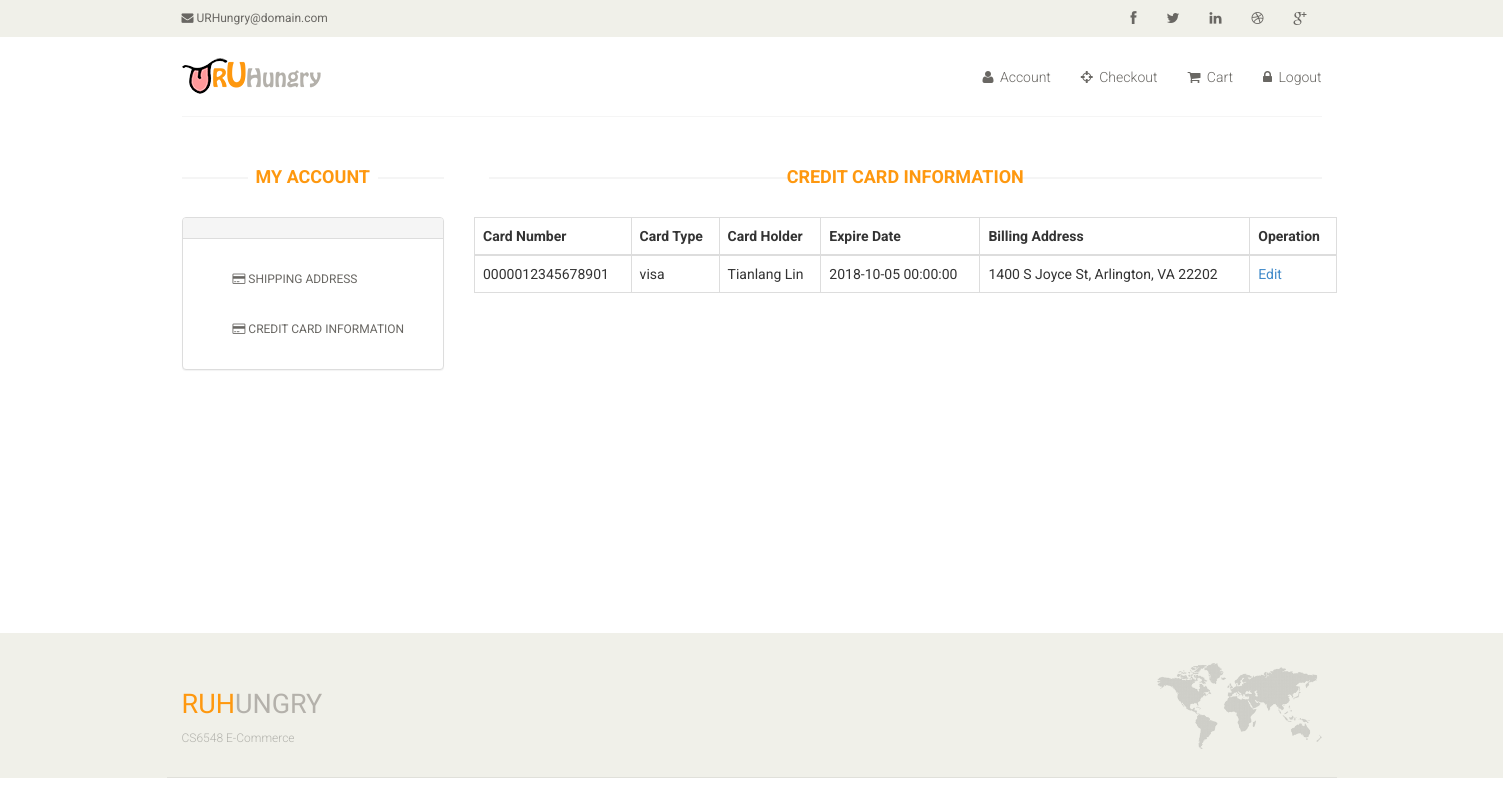
Page /profile_credit_card_info.php (signed in) on the committed database.
### tables this page shows
CREATE TABLE credit_card_hotlist (
  Hotlist_ID INT NOT NULL AUTO_INCREMENT,
  Username VARCHAR(50) NULL,
  Card_Account VARCHAR(50) NULL,
  Card_Type VARCHAR(15) NULL,
  Card_Holder VARCHAR(50) NULL,
  Card_Expire VARCHAR(50) NULL,
  Bill_Address VARCHAR(150) NULL,
  PRIMARY KEY (Hotlist_ID),
  FOREIGN key (Username) references customer_info (Username));

### profile_credit_card_info.php (the view, shortened to what this page needs)
<!DOCTYPE html>
<html lang="en">
<head>
    <link href="css/bootstrap.min.css" rel="stylesheet">
    <link href="css/font-awesome.min.css" rel="stylesheet">
    <link href="css/prettyPhoto.css" rel="stylesheet">
    <link href="css/price-range.css" rel="stylesheet">
    <link href="css/animate.css" rel="stylesheet">
	<link href="css/main.css" rel="stylesheet">
	<link href="css/responsive.css" rel="stylesheet">
</head>
<body>
	<header id="header">
		<div class="header_top">
			<div class="container">
				<div class="row">
					<div class="col-sm-6">
						<div class="contactinfo">
							<ul class="nav nav-pills">
								<li><a href="#"><i class="fa fa-envelope"></i> URHungry@domain.com</a></li>
							</ul>
						</div>
					</div>
					<div class="col-sm-6">
						<div class="social-icons pull-right">
							<ul class="nav navbar-nav">
								<li><a href="#"><i class="fa fa-facebook"></i></a></li>
								<li><a href="#"><i class="fa fa-twitter"></i></a></li>
								<li><a href="#"><i class="fa fa-linkedin"></i></a></li>
								<li><a href="#"><i class="fa fa-dribbble"></i></a></li>
								<li><a href="#"><i class="fa fa-google-plus"></i></a></li>
							</ul>
						</div>
					</div>
				</div>
			</div>
		</div>
		<div class="header-middle">
			<div class="container" >
				<div class="row" >
					<div class="col-sm-4">
						<div class="logo pull-left">
							<a href="index.php"><img src="images/home/mylogo.png" alt="" /></a>
						</div>
					</div>
					<div class="col-sm-8">
						<div class="shop-menu pull-right">
							<ul class="nav navbar-nav">
								<li><a href="#"><i class="fa fa-user"></i> Account</a></li>
								<li><a href="checkout.php"><i class="fa fa-crosshairs"></i> Checkout</a></li>
								<li><a href="cart_page.php"><i class="fa fa-shopping-cart"></i> Cart</a></li>
								<?php if($_SESSION["islogin"] == true) echo('<li><a href="logout.php"><i class="fa fa-lock"></i> Logout</a></li>');
									  else echo('<li><a href="login.php"><i class="fa fa-lock"></i> Login</a></li>');
								?>
							</ul>
						</div>
					</div>
				</div>
			</div>
		</div>
	</header>
	<section>
		<div class="container" style="padding-top:50px;">
			<div class="row">
				<div class="col-sm-3">
					<div class="left-sidebar">
						<h2>My Account</h2>
							<div class="panel panel-default">
								<div class="panel-heading">
								</div>
									<div class="panel-body">
										<ul class="nav navbar-nav">
											<li><a href="profile_shipping_addr.php"><i class="fa fa-credit-card"></i> Shipping Address</a></li>
											<li><a href="#"><i class="fa fa-credit-card"></i> Credit Card Information</a></li>
										</ul>
									</div>
							</div>
					</div>
				</div>
				<div class="col-sm-9 padding-right">
					<div class="shipping_address">
						<div class="shipping_address">
							<h2 class="title text-center">Credit Card Information</h2>
							<table class="table table-bordered">
							   <thead>
								  <tr>
									 <th>Card Number</th>
									 <th>Card Type</th>
									 <th>Card Holder</th>
									 <th>Expire Date</th>
									 <th>Billing Address</th>
									 <th>Operation</th>
								  </tr>
							   </thead>
							   <tbody>
								  <tr>
									 <?php
										$select = mysql_query("select * from credit_card_hotlist where Username = '".$_SESSION["username"]."'") or die(mysql_error());
										$info = mysql_fetch_array($select);
										echo('<td>'.$info['Card_Account'].'</td>');
										echo('<td>'.$info['Card_Type'].'</td>');
										echo('<td>'.$info['Card_Holder'].'</td>');
										echo('<td>'.$info['Card_Expire'].'</td>');
										echo('<td>'.$info['Bill_Address'].'</td>');
									 ?>
									 <td><a href="javascript:add_edit()">Edit</a></td>
								  </tr>
							   </tbody>
							</table>
							<div class="container" style="padding-top:50px; padding-bottom:270px;" id="div_blank">
							</div>
						</div>
				</div>
			</div>
		</div>
		</div>
	</section>
	<footer id="footer">
		<div class="footer-top">
			<div class="container">
				<div class="row">
					<div class="col-sm-10">
						<div class="companyinfo">
							<h2><span>RUH</span>ungry</h2>
							<p>CS6548 E-Commerce</p>
						</div>
					</div>
					<div class="col-sm-2">
						<div class="address">
							<img src="images/home/map.png" alt="" />
						</div>
					</div>
				</div>
			</div>
		</div>
	</footer>
</body>
</html>

### css/main.css (style rules this page uses)
body { font-family: 'Roboto', sans-serif; background:; position: relative; font-weight:400px; }
ul li { list-style: none; }
a { -webkit-transition: 300ms; -moz-transition: 300ms; -o-transition: 300ms; transition: 300ms; }
h1, h2, h3, h4, h5, h6 { font-family: 'Roboto', sans-serif; }
.header_top { background: none repeat scroll 0 0 #F0F0E9; }
.contactinfo ul li:first-child { margin-left: -15px; }
.contactinfo ul li a { font-size: 12px; color: #696763; font-family: 'Roboto', sans-serif; }
.social-icons ul li a { border: 0 none; border-radius: 0; color: #696763; padding:0px; }
.social-icons ul li { display:inline-block; }
.social-icons ul li a i { padding: 11px 15px; transition: all 0.9s ease 0s; -moz-transition: all 0.9s ease 0s; -webkit-transition: all 0.9s ease 0s; -o-transition: all 0.9s ease 0s; }
.header-middle .container .row { border-bottom: 1px solid #f5f5f5; margin-left: 0; margin-right: 0; padding-bottom: 20px; padding-top: 20px; }
.header-middle .container .row .col-sm-4 { padding-left: 0; }
.header-middle .container .row .col-sm-8 { padding-right:0; }
.shop-menu ul li { display:inline-block; padding-left: 15px; padding-right: 15px; }
.shop-menu ul li:last-child { padding-right: 0; }
.shop-menu ul li a { background: #FFFFFF; color: #696763; font-family: 'Roboto', sans-serif; font-size: 14px; font-weight: 300; padding:0; padding-right: 0; margin-top: 10px; }
.shop-menu ul li a i { margin-right:3px; }
#footer { background: #F0F0E9; }
.footer-top .container { border-bottom: 1px solid #E0E0DA; padding-bottom: 20px; }
.companyinfo { margin-top: 57px; }
.companyinfo h2 { color: #B4B1AB; font-family: abel; font-size: 27px; text-transform: uppercase; }
.companyinfo h2 span { color:#FE980F; }
.companyinfo p { color: #B3B3AD; font-family: 'Roboto', sans-serif; font-size: 12px; font-weight: 300; }
.address { margin-top: 30px; position: relative; overflow: hidden; }
.address img { width:100%; }
.left-sidebar h2, .brands_products h2 { color: #FE980F; font-family: 'Roboto', sans-serif; font-size: 18px; font-weight: 700; margin: 0 auto 30px; text-align: center; text-transform: uppercase; position: relative; z-index:3; }
.left-sidebar h2:after, h2.title:after { content: " "; position: absolute; border: 1px solid #f5f5f5; bottom:8px; left: 0; width: 100%; height: 0; z-index: -2; }
.left-sidebar h2:before { content: " "; position: absolute; background: #fff; bottom: -6px; width: 130px; height: 30px; z-index: -1; left: 50%; margin-left: -65px; }
h2.title:before { content: " "; position: absolute; background: #fff; bottom: -6px; width: 220px; height: 30px; z-index: -1; left: 50%; margin-left: -110px; }
.panel-body ul { padding-left: 20px; }
.panel-body ul li a { color: #696763; font-family: 'Roboto', sans-serif; font-size: 12px; text-transform: uppercase; }
.padding-right { padding-right: 0; }
h2.title { color: #FE980F; font-family: 'Roboto', sans-serif; font-size: 18px; font-weight: 700; margin: 0 15px; text-transform: uppercase; margin-bottom: 30px; position: relative; }

### rows in the picture
credit_card_hotlist: Card_Account "0000012345678901", Card_Type "visa", Card_Holder "Tianlang Lin", Card_Expire "2018-10-05 00:00:00", Bill_Address "1400 S Joyce St, Arlington, VA 22202"
